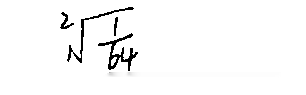
#> input picture testing/test_pics/output10.png, 306 x 95 px, given as the content of the folder ../pics/test_data/test/normal, which was not available
$ jupyter execute --allow-errors process.ipynb   (shell and % lines are left out)   (text cells are left out)
#> lines starting #> are read from the running program, lines starting #| are printed output that depends on the picture; after the words box and inside, x2 and y2 are one past the last pixel; in counts of white or black regions, pixels touching at a corner belong together; pictures that were not available may be replaced by others from this repository, and a replacement may not be noted
[cell 1]
import cv2
import numpy as np
import os
import matplotlib.pyplot as plt

[cell 2]
def showImage(image):
    if image is not None:
        # 使用imshow显示图像
        cv2.imshow('Image', image)

        # 等待按键后关闭窗口，0表示无限等待，可以根据需要设置等待时间，单位为毫秒
        cv2.waitKey(0)
        cv2.destroyAllWindows()
    else:
        print('Error: Image could not be read!')

[cell 3]
def removeLines(image_path):
    # 读取图像
    image = cv2.imread(image_path)
    gray_img = cv2.cvtColor(image, cv2.COLOR_BGR2GRAY)

    # 预处理：提高对比度
    equalized = cv2.equalizeHist(gray_img)

    # 使用Canny算法检测边缘
    edges = cv2.Canny(equalized, 50, 150, apertureSize=3)

    # 使用Hough变换检测直线，这里使用概率Hough变换，因为它对噪声更稳健
    lines = cv2.HoughLinesP(edges, rho=1, theta=np.pi/180, threshold=100, minLineLength=100, maxLineGap=10)

    if lines is not None:
        # 创建一个与原图相同尺寸的空白掩码
        mask = np.zeros_like(gray_img, dtype=np.uint8) # cv2.inpaint要求掩码图像格式为“单通道，8-bit”

        # 标记横线位置
        for line in lines:
            x1, y1, x2, y2 = line[0]
            cv2.line(mask, (x1,y1), (x2,y2), (255,255,255), 3)

        # 应用inpainting技术去除横线
        dst = cv2.inpaint(image, mask, 3, cv2.INPAINT_NS)

    else:
        print("No horizontal line is detected.")
        dst = image

    return dst

[cell 4]
# 获取指定目录下的所有文件或目录名
dir_path = os.path.join('..', 'pics/test_data/test/normal')
items = os.listdir(dir_path)

# 存储图片文件名的列表
image_path_list = []

# 遍历所有项，挑选出图片文件
for item in items:
    item_path = os.path.join(dir_path, item)

    # 判断是否为文件
    if os.path.isfile(item_path):
        image_path_list.append(item_path)

[cell 5]
i = 1
for image in image_path_list:
    image_removal = removeLines(image)
#> in removeLines, image is the input picture: shape (95, 306, 3); min 0, max 255, mean 248.1
#> in removeLines, `equalized = cv2.equalizeHist(gray_img)`:
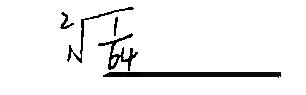
#> equalized: shape (95, 306); min 0, max 255, mean 240.7
#> in removeLines, `edges = cv2.Canny(equalized, 50, 150, apertureSize=3)`:
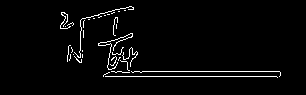
#> edges: shape (95, 306); 3% white in thin lines or dots, all inside (x1, y1, x2, y2) = (60, 6, 281, 78)
#> in removeLines, `lines = cv2.HoughLinesP(edges, rho=1, theta=np.pi/180, threshold=100, ..`: lines = [[103, 76, 279, 76], [111, 71, 279, 71]]
#> the loop in removeLines, `for line in lines:` made 2 passes
#> after the loop in removeLines, `for line in lines:`:
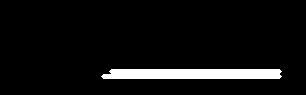
#> mask: shape (95, 306); 6% white; 1 white region, box (x1, y1, x2, y2) and area: (101, 69, 282, 79) 1746
    cv2.imwrite(f'./test_pics/output{i}.png', image_removal)
    i += 1

[cell 6]
image_path = os.path.join('..', 'pics/handwritten', 'english.PNG')
image = cv2.imread(image_path)

[cell 7]
im_gray = cv2.cvtColor(image, cv2.COLOR_BGR2GRAY)

[cell 8]
edges = cv2.Canny(im_gray, 100, 200, apertureSize=3)
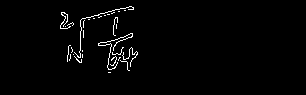
#> edges: shape (95, 306); 1.8% white in thin lines or dots, all inside (x1, y1, x2, y2) = (60, 6, 138, 73)

[cell 9]
lines = cv2.HoughLinesP(edges, 1, np.pi/180, threshold=80, minLineLength=50, maxLineGap=10)
#> lines = None

$ run again, on testing/test_pics/output11.png
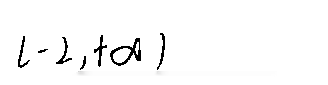
#> input picture testing/test_pics/output11.png, 328 x 85 px, given as the content of the folder ../pics/test_data/test/normal, which was not available
#> in removeLines, image is the input picture: shape (85, 328, 3); min 0, max 255, mean 248.3
#> in removeLines, `edges = cv2.Canny(equalized, 50, 150, apertureSize=3)`:
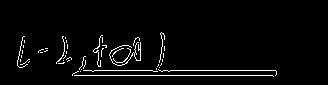
#> edges: shape (85, 328); 3.2% white in thin lines or dots, all inside (x1, y1, x2, y2) = (17, 32, 277, 77)
#> in removeLines, `lines = cv2.HoughLinesP(edges, rho=1, theta=np.pi/180, threshold=100, ..`: lines = [[72, 75, 275, 75], [83, 70, 275, 70]]
#> the loop in removeLines, `for line in lines:` made 2 passes
#> `edges = cv2.Canny(im_gray, 100, 200, apertureSize=3)`:
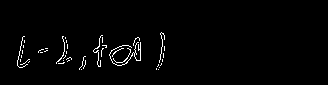
#> edges: shape (85, 328); 1.8% white in thin lines or dots, all inside (x1, y1, x2, y2) = (17, 32, 165, 70)
#> `lines = cv2.HoughLinesP(edges, 1, np.pi/180, threshold=80, minLineLeng..`: lines = None

$ run again, on testing/test_pics/output14.png
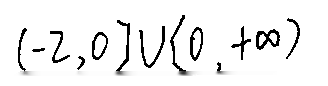
#> input picture testing/test_pics/output14.png, 328 x 86 px, given as the content of the folder ../pics/test_data/test/normal, which was not available
#> in removeLines, image is the input picture: shape (86, 328, 3); min 0, max 255, mean 238.1
#> in removeLines, `edges = cv2.Canny(equalized, 50, 150, apertureSize=3)`:
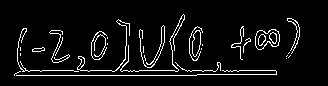
#> edges: shape (86, 328); 6.2% white in thin lines or dots, all inside (x1, y1, x2, y2) = (14, 14, 300, 76)
#> in removeLines, `lines = cv2.HoughLinesP(edges, rho=1, theta=np.pi/180, threshold=100, ..`: lines = [[23, 70, 275, 70], [14, 75, 196, 75]]
#> the loop in removeLines, `for line in lines:` made 2 passes
#> `edges = cv2.Canny(im_gray, 100, 200, apertureSize=3)`:
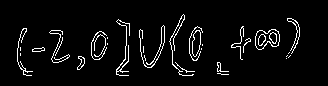
#> edges: shape (86, 328); 4.8% white in thin lines or dots, all inside (x1, y1, x2, y2) = (17, 14, 300, 76)
#> `lines = cv2.HoughLinesP(edges, 1, np.pi/180, threshold=80, minLineLeng..`: lines = None
